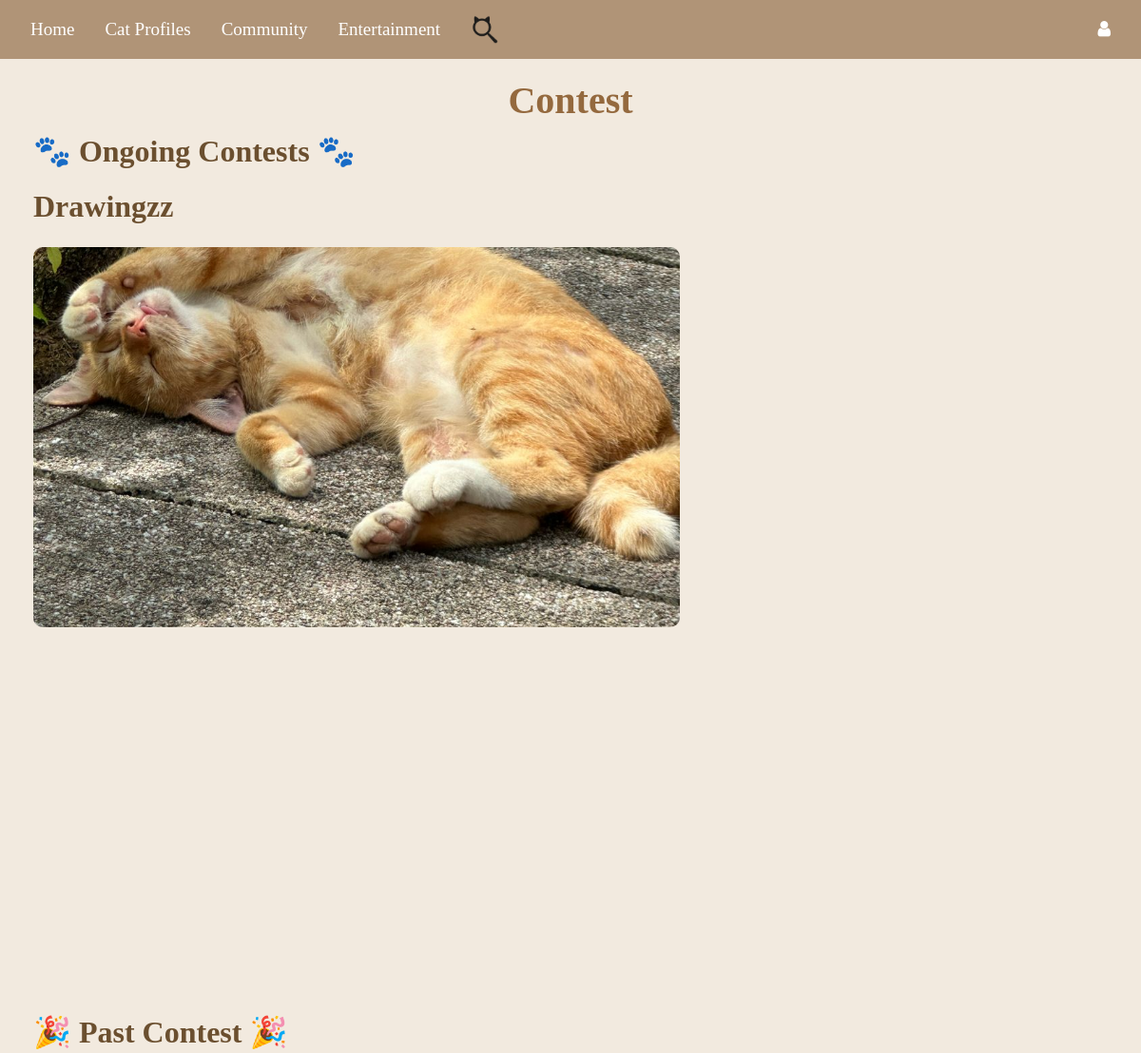
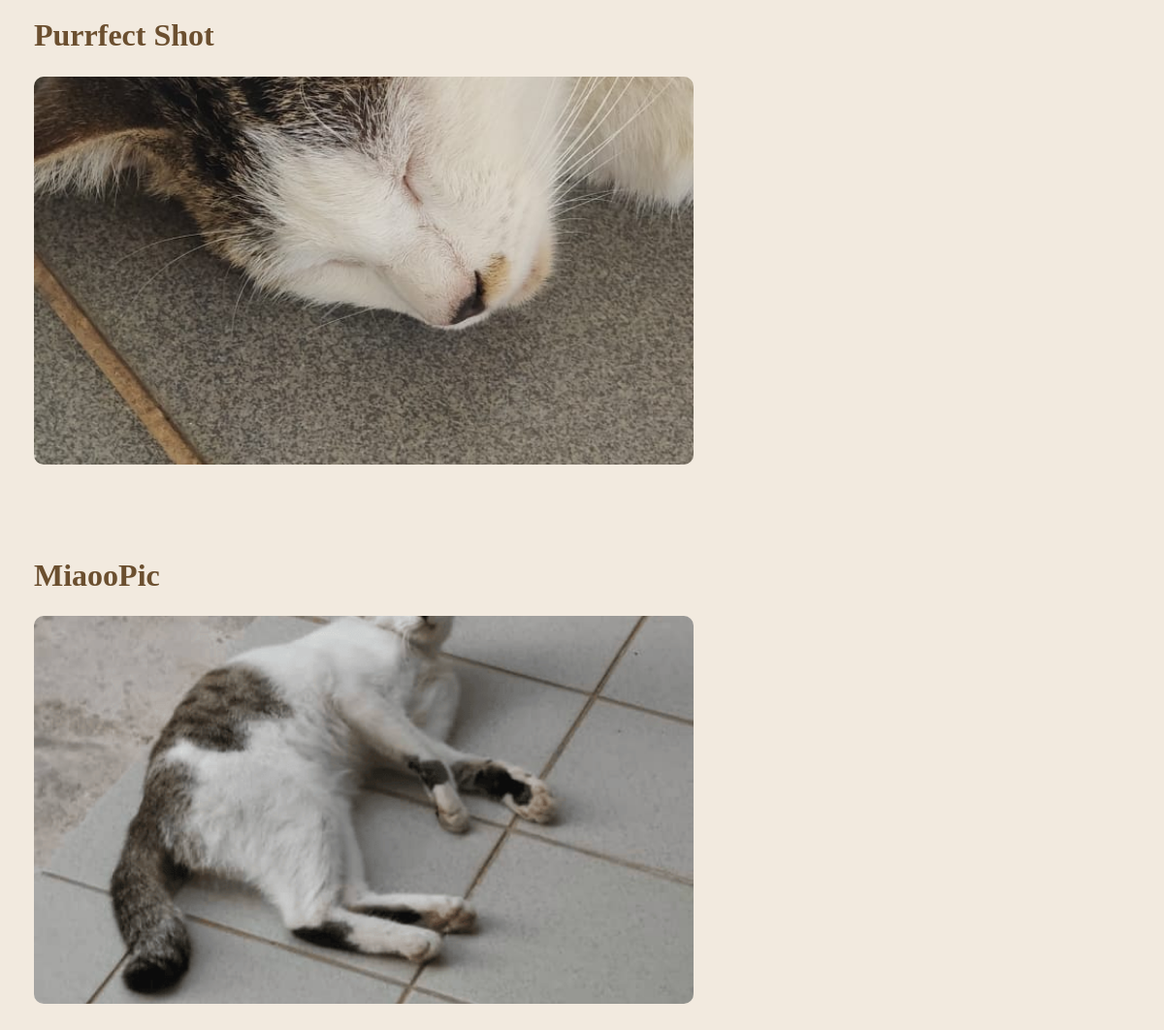
/contest_page, run on the app's committed database (2 pictures, top to bottom).
### tables this page shows
CREATE TABLE contests (
    id INTEGER PRIMARY KEY AUTOINCREMENT,
    name TEXT NOT NULL,
    start_date TEXT NOT NULL,
    end_date TEXT NOT NULL,
    voting_start TEXT NOT NULL,
    voting_end TEXT NOT NULL,
    result_announcement TEXT NOT NULL,
    purpose TEXT NOT NULL,
    rules TEXT NOT NULL,
    prizes TEXT NOT NULL,
    banner_url TEXT
);

### Website/contestmanagement.py (the view)
@contestmanagement_bp.route("/contest_page")
def contest_page():
    print(f"DEBUG: current_user = {current_user}")  # Debugging current_user
    user_role = getattr(current_user, 'role', 'user')
    print(f"DEBUG: user_role = {user_role}")
    conn = get_db_connection()
    contests = conn.execute("SELECT * FROM contests").fetchall()  # Get all contests
    conn.close()
    today = date.today()
    contests = [dict(c) for c in contests]
    for c in contests:
        c["start_date"] = datetime.strptime(c["start_date"], "%Y-%m-%d").date()  #Convert string to date
        c["end_date"] = datetime.strptime(c["end_date"], "%Y-%m-%d").date()  #Convert string to date
    ongoing_contests = sorted(
        [c for c in contests if c["start_date"] <= today and c["end_date"] >= today], key=lambda x: x["end_date"]
    )  #Sort ongoing contests so those ending soonest are first
    upcoming_contests = sorted(
        [c for c in contests if c["start_date"] > today], key=lambda x: x["start_date"]
    )  #Sort upcoming contests by start date
    completed_contests = sorted(
        [c for c in contests if c["end_date"] < today], key=lambda x: x["end_date"], reverse=True
    )  #Sort completed contests with the latest ended at the top
    return render_template("contest.html", contests=contests, user=current_user, user_role=user_role, user_has_submitted=user_has_submitted, ongoing_contests=ongoing_contests, upcoming_contests=upcoming_contests, completed_contests=completed_contests)

### Website/contestmanagement.py (called while the page is built, shortened)
def get_db_connection():
    db_path = os.path.join(os.path.dirname(__file__), '..', 'instance', 'datebase.db')
    db_path = os.path.abspath(db_path)
    conn = sqlite3.connect(db_path)
    conn.row_factory = sqlite3.Row
    return conn

def user_has_submitted(name, contest_id):
    if not name or not contest_id:
        return False

### Website/templates/contest.html (shortened to what this page needs)
{% extends 'base.html' %}
{% block content %}
<div style="padding: 20px;">
    <h1 style="text-align: center; font-family: 'Times New Roman', Times, serif;">Contest</h1>
    {% if ongoing_contests %}
        <h2 style="color: #6b4f2f; font-family: 'Times New Roman', Times, serif; font-weight: bolder; margin-bottom: 20px;">🐾 Ongoing Contests 🐾</h2>
        {% for contest in ongoing_contests %}
            <div class="contest-card">
                <div class="contest-header">
                    <h2 onclick="toggleDetails('{{contest.name}}')" class="toggle-button">{{ contest.name }}</h2>
                </div>
                <div class="contest-layout">
                    {% if contest.banner_url and contest.banner_url != '' %}
                        <img src="{{ url_for('static', filename='contest/' + contest.banner_url.split('/')[-1]) }}" alt="Contest Banner" class="banner">
                    {% endif %}
                </div>
            </div>
        {% endfor %}
    {% endif %}
    {% if completed_contests %}
        <h2 style="color: #6b4f2f; font-family: 'Times New Roman', Times, serif; font-weight: bolder; margin-bottom: 20px;">🎉 Past Contest 🎉</h2>
        {% for contest in completed_contests %}
            <div class="contest-card">
                <div class="contest-header">
                    <h2 onclick="toggleDetails('{{contest.name}}')" class="toggle-button">{{ contest.name }}</h2>
                </div>
                <div class="contest-layout">
                    {% if contest.banner_url and contest.banner_url != '' %}
                        <img src="{{ url_for('static', filename='contest/' + contest.banner_url.split('/')[-1]) }}" alt="Contest Banner" class="banner">
                    {% endif %}
                </div>
            </div>
        {% endfor %}
    {% endif %}
</div>
{% endblock %}

### Website/templates/base.html (style rules this page uses)
body { background-color: #f9f4ef; }

### Website/templates/contest.html (style rules this page uses)
h1 { font-weight: bold; color: #94693e; text-align: center; margin-bottom: 10px; }
body { background-color: #f2eadf; }
.banner { width: 100%; max-width: 800px; height: auto; display: block; margin: 0 auto; }
.toggle-button { cursor: pointer; color: #6b4f2f; font-weight: bold; transition: color 0.3s ease-in-out; }
.banner { width: 800px; height: 400px; object-fit: cover; border-radius: 10px; float: left; margin-left: 0; margin-right: auto; align-self: flex-start; }
.contest-card { display: flex; align-items: flex-start; flex-direction: column; gap: 15px; margin-bottom: 50px; }
.contest-header { display:block; font-size: 24px; font-weight: bolder; text-align: left; width: 100%; font-family: 'Times New Roman', Times, serif; }
.contest-layout { display: flex; flex-direction: row; align-items: center; gap: 20px; justify-content: flex-start; max-width: 100%; }

### data on the page
contests: name "Drawingzz", banner_url (picture)
contests: name "Purrfect Shot", banner_url (picture)
contests: name "MiaooPic", banner_url (picture)
